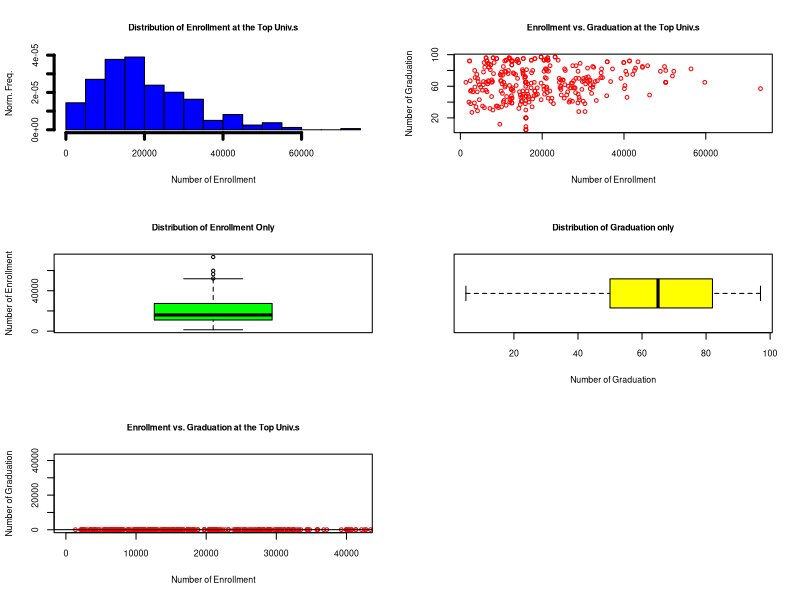

This figure's R source:
#Save plot as a pdf file 
pdf('scrapUnivData.pdf')


#Multiplot Option 
par(mfrow=c(3,2))


#Read the data 
a  = read.table(file="scrapUnivData.csv", header=TRUE, sep=",")
accep=a[,2]
enrol=a[,3]
gradu=a[,4]
rente=a[,5]
tuiti=a[,6]



hist(enrol, nclass=25, col="blue", lwd=3, probability=TRUE, 
     xlab='Number of Enrollment',
     ylab='Norm. Freq.', 
     main='Distribution of Enrollment at the Top Univ.s',
     cex.axis=0.8, cex.main=0.8, cex.lab=0.8)


plot(enrol,gradu,      
     xlab='Number of Enrollment',
     ylab='Number of Graduation', 
     main='Enrollment vs. Graduation at the Top Univ.s',
     cex.axis=0.8, cex.main=0.8, cex.lab=0.8, 
     pch=1, cex=0.75, col='red')


boxplot(enrol,      
     ylab='Number of Enrollment',
     main='Distribution of Enrollment Only',
     cex.axis=0.8, cex.main=0.8, cex.lab=0.8,
     col='green')


boxplot(gradu, horizontal=TRUE, 
     xlab='Number of Graduation', 
     main='Distribution of Graduation only',
     cex.axis=0.8, cex.main=0.8, cex.lab=0.8, 
     col='yellow')



plot(enrol,gradu,    
     xlim=c(0,42000), ylim=c(0,42000),   
     xlab='Number of Enrollment',
     ylab='Number of Graduation', 
     main='Enrollment vs. Graduation at the Top Univ.s',
     cex.axis=0.8, cex.main=0.8, cex.lab=0.8, 
     pch=1, cex=0.75, col='red')

abline( lm(gradu~enrol) )



#Return output to the terminal
dev.off()
